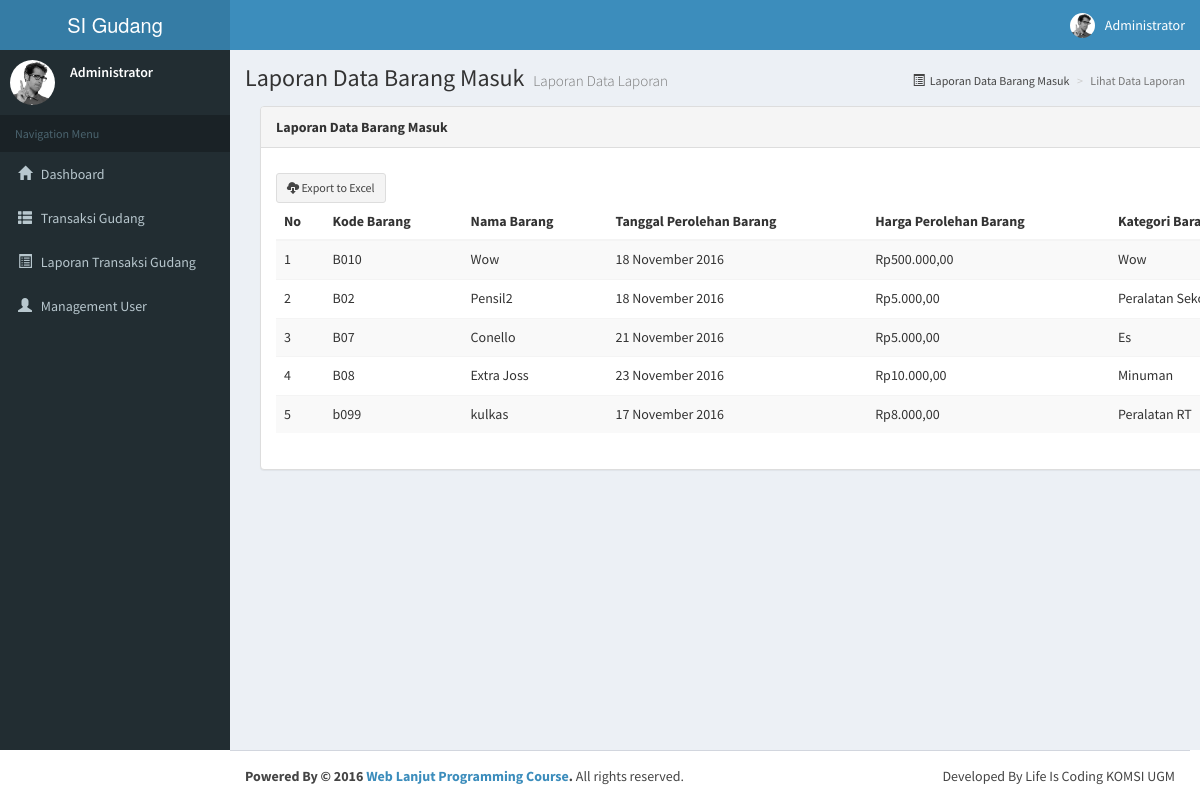
The page /index.php/laporanmasuk/getLaporanMasuk on the database its author committed.
### tables this page shows
CREATE TABLE IF NOT EXISTS `barang` (
  `kode_barang` varchar(20) NOT NULL,
  `nama_barang` varchar(40) NOT NULL,
  `tanggal_perolehan_barang` date NOT NULL,
  `harga_perolehan_barang` varchar(30) NOT NULL,
  `kode_kategori_barang` varchar(30) NOT NULL
);

CREATE TABLE IF NOT EXISTS `kategori_barang` (
  `kode_kategori_barang` int(11) NOT NULL,
  `nama_kategori_barang` varchar(20) NOT NULL
);

### application/controllers/laporanmasuk.php (called while the page is built, shortened)
<?php if(! defined('BASEPATH')) exit('No direct access allowed');
class laporanmasuk extends CI_Controller{
	public function __construct(){
		$this->load->model('model_laporan_masuk');
		$this->load->helper(array('form','url'));
		$this->load->library('pagination');
		$this->load->library('session');
		$this->load->database();
	}
	public function getLaporanMasuk()
	{
	    $config['per_page'] = 5;
	    $from = $this->uri->segment(3);
	    $data['qlaporanmasuk'] = $this->model_laporan_masuk->data($config['per_page'],$from);
		$this->load->view('vlaporanmasuk',$data);
	}
}
?>

### index.php (called while the page is built, shortened)
<?php
require_once BASEPATH.'core/CodeIgniter.php';

### application/models/model_laporan_masuk.php (called while the page is built, shortened)
<?php
class model_laporan_masuk extends CI_Model{
	function data($number,$offset){
		$this->db->select('barang.kode_barang,barang.nama_barang,barang.tanggal_perolehan_barang,
							barang.harga_perolehan_barang,kategori_barang.nama_kategori_barang');
		$this->db->where('barang.kode_kategori_barang=kategori_barang.kode_kategori_barang');
		return $query = $this->db->get('barang,kategori_barang',$number,$offset)->result();
	}
	function jumlah_data(){
		$this->db->select('barang.kode_barang,barang.nama_barang,barang.tanggal_perolehan_barang,
							barang.harga_perolehan_barang,kategori_barang.nama_kategori_barang');
		$this->db->where('barang.kode_kategori_barang=kategori_barang.kode_kategori_barang');
		return $this->db->get('barang,kategori_barang')->num_rows();
	}
}
?>

### application/views/vlaporanmasuk.php (the view, shortened to what this page needs)
<!DOCTYPE html>
<html>
<head>
  <link  href="<?php echo base_url().'assets/'?>bootstrap/css/bootstrap.min.css" rel="stylesheet">
  <link href="<?php echo base_url().'assets/'?>dist/css/font-awesome.css" rel="stylesheet">
  <link href="<?php echo base_url().'assets/'?>dist/css/ionicons.css" rel="stylesheet">
  <link href="<?php echo base_url().'assets/'?>dist/css/AdminLTE.min.css" rel="stylesheet">
  <link href="<?php echo base_url().'assets/'?>dist/css/footer.css" rel="stylesheet">
  <link href="<?php echo base_url().'assets/'?>dist/css/skins/skin-blue.min.css" rel="stylesheet">
</head>
<body class="hold-transition skin-blue sidebar-mini">
<div class="wrapper">
  <header class="main-header">
    <a href="index2.html" class="logo">
      <span class="logo-lg">SI Gudang</span>
    </a>
    <nav class="navbar navbar-static-top" role="navigation">
      <div class="navbar-custom-menu">
        <ul class="nav navbar-nav">
          <li class="dropdown user user-menu">
            <a href="#" class="dropdown-toggle" data-toggle="dropdown">
              <img src="<?php echo base_url().'assets/'?>dist/img/user2-160x160.jpg" class="user-image" alt="User Image">
              <span class="hidden-xs">Administrator</span>
            </a>
          </li>
        </ul>
      </div>
    </nav>
  </header>
  <aside class="main-sidebar">
    <section class="sidebar">
      <div class="user-panel">
        <div class="pull-left image">
          <img src="<?php echo base_url().'assets/'?>dist/img/user2-160x160.jpg" class="img-circle" alt="User Image">
        </div>
        <div class="pull-left info">
          <p>Administrator</p>
        </div>
      </div>
      <ul class="sidebar-menu">
        <li class="header">Navigation Menu</li>
        <li><a href="<?php echo site_url('grafiktotal/getGrafik');?>"><i class="glyphicon glyphicon-home"></i> <span>Dashboard</span></a></li>
        <li class="treeview">
          <a href="#"><i class="glyphicon glyphicon-th-list"></i> <span>Transaksi Gudang</span> <i class="fa-fa arrow"></i></a>
        </li>
         <li class="treeview">
          <a href="#"><i class="glyphicon glyphicon-list-alt"></i> <span>Laporan Transaksi Gudang</span></a>
        </li>
          <li class="treeview">
           <a href="<?php echo site_url('user/getData')?>"><i class="glyphicon glyphicon-user"></i> <span>Management User</span></a>
        </li>
      </ul>
    </section>
  </aside>
  <div class="content-wrapper">
    <section class="content-header">
      <h1>
        Laporan Data Barang Masuk
        <small>Laporan Data Laporan</small>
      </h1>
      <ol class="breadcrumb">
        <li><a href="#"><i class="glyphicon glyphicon-list-alt"></i>Laporan Data Barang Masuk</a></li>
        <li class="active">Lihat Data Laporan</li>
      </ol>
    </section>
    <section class="content">
      <div class="container">
        <div class="panel panel-default">
           <div class="panel-heading"><b>Laporan Data Barang Masuk</b></div>
                <div class="panel-body">
                          <a class="btn btn-sm btn-default" id="btnExport" onclick="tableToExcel('testTable', 'W3C Example Table')" value="Export to Excel"><i class="glyphicon glyphicon-cloud-download"></i> Export to Excel</a>
                           <table class="table table-striped" id="testTable">
                             <thead>
                                 <tr>
                                 <th>No</th>
                                 <th>Kode Barang</th>
                                 <th>Nama Barang</th>
                                 <th>Tanggal Perolehan Barang</th>
                                 <th>Harga Perolehan Barang</th>
                                 <th>Kategori Barang</th>
                                 </tr>
                                </thead>
                            <tbody>
                            <?php if(empty($qlaporanmasuk)){ ?>
                             <tr>
                              <td colspan="6">Data tidak ditemukan</td>
                             </tr>
                            <?php }else{
                              $no= $this->uri->segment('3') + 1;
                              foreach($qlaporanmasuk as $data){ $no;?>
                             <tr>
                                <td><?php echo $no++?></td>
                                <td><?php echo $data->kode_barang?></td>
                                <td><?php echo $data->nama_barang?></td>
                                <td><?php echo date("d F Y",strtotime($data->tanggal_perolehan_barang)); ?></td>
                                <td><?php echo $rp ="Rp".number_format($data->harga_perolehan_barang,2,',','.')?></td>
                                <td><?php echo $data->nama_kategori_barang?></td>
                             </tr>
                            <?php }}?>
                            </tbody>
                           </table>
                              <div class="row">
                                <div class="col-md-12 text-center">
                                </div>
                            </div>
                        </div>
                    </div>
                </div>
                    </section>
  </div>
  <footer class="main-footer">
    <div class="pull-right hidden-xs">
      Developed By Life Is Coding KOMSI UGM
    </div>
    <strong>Powered By &copy; 2016 <a href="#">Web Lanjut Programming Course</a>.</strong> All rights reserved.
  </footer>
</div>
</body>
</html>

### rows shown on the page
barang: kode_barang "B010", nama_barang "Wow", tanggal_perolehan_barang "18 November 2016", harga_perolehan_barang "Rp500.000,00", kode_kategori_barang.nama_kategori_barang "Wow"
barang: kode_barang "B02", nama_barang "Pensil2", tanggal_perolehan_barang "18 November 2016", harga_perolehan_barang "Rp5.000,00", kode_kategori_barang.nama_kategori_barang "Peralatan…"
barang: kode_barang "B07", nama_barang "Conello", tanggal_perolehan_barang "21 November 2016", harga_perolehan_barang "Rp5.000,00", kode_kategori_barang.nama_kategori_barang "Es"
barang: kode_barang "B08", nama_barang "Extra Joss", tanggal_perolehan_barang "23 November 2016", harga_perolehan_barang "Rp10.000,00", kode_kategori_barang.nama_kategori_barang "Minuman"
barang: kode_barang "b099", nama_barang "kulkas", tanggal_perolehan_barang "17 November 2016", harga_perolehan_barang "Rp8.000,00", kode_kategori_barang.nama_kategori_barang "Peralatan RT"
